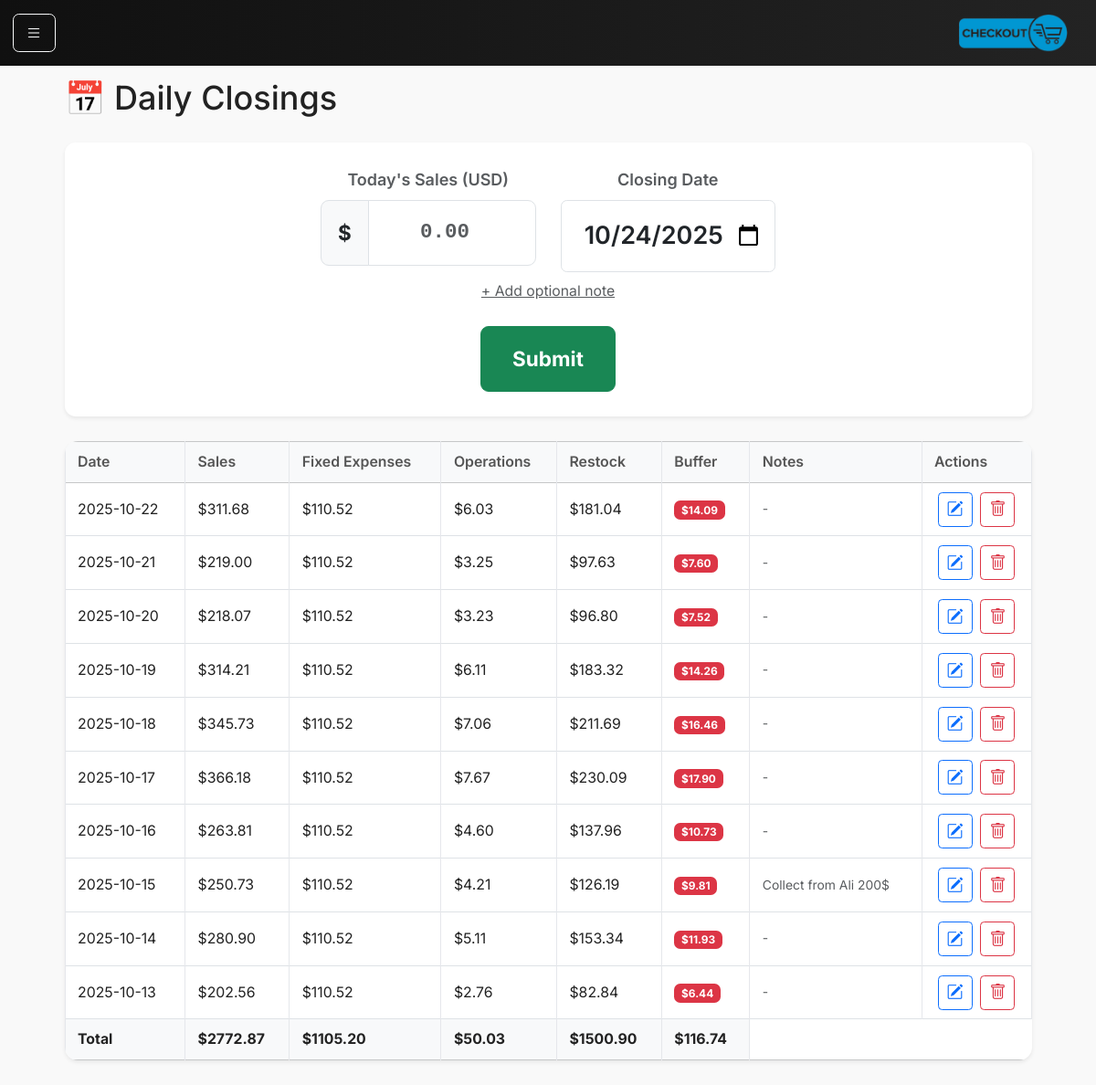
Page /closings on the earlier database version.
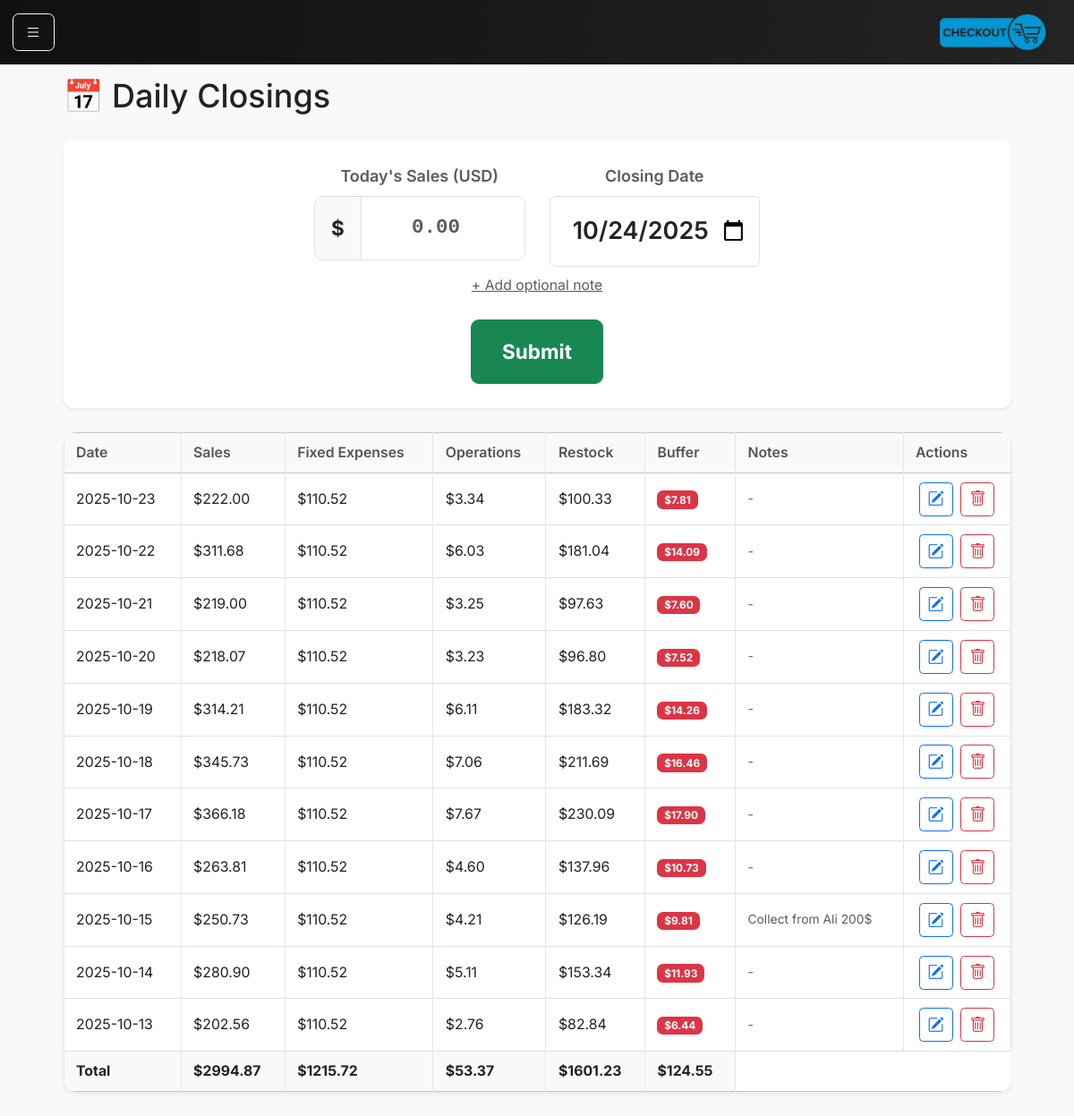
Same page on the later database version.
### models.py (models this page shows)
class DailyClosing(db.Model):
    __tablename__ = "daily_closings"
    id = db.Column(db.Integer, primary_key=True)
    date = db.Column(db.Date, nullable=False, unique=True)
    sales_cents = db.Column(db.Integer, nullable=False)
    fixed_allocation_cents = db.Column(db.Integer, default=0)
    ops_allocation_cents = db.Column(db.Integer, default=0)
    inventory_allocation_cents = db.Column(db.Integer, default=0)
    buffer_allocation_cents = db.Column(db.Integer, default=0)
    payment_mode = db.Column(db.String(20))
    notes = db.Column(db.String(255))
    created_at = db.Column(db.DateTime, default=datetime.utcnow)

### main.py (the view)
@app.route("/closings")
def closings():
    from main import DailyClosing
    all_closings = DailyClosing.query.order_by(DailyClosing.date.desc()).all()
    return render_template("closings.html", closings=all_closings, today=date.today())

### main.py (called while the page is built)
@app.context_processor
def inject_request():
    return dict(request=request)

### templates/closings.html (shortened to what this page needs)
{% extends "base.html" %}
{% block content %}
<div class="container-fluid">
  <div class="d-flex justify-content-between align-items-center mb-3">
    <h2>📅 Daily Closings</h2>
  </div>
  <div class="card shadow-sm mb-4 border-0">
    <div class="card-body py-4">
      <form method="POST" action="{{ url_for('daily_close') }}" class="text-center">
        <div class="row justify-content-center g-4">
          <div class="col-md-3 col-sm-6">
            <label for="sales" class="form-label text-muted fw-semibold fs-6">Today's Sales (USD)</label>
            <div class="input-group input-group-lg">
              <span class="input-group-text bg-light fw-bold">$</span>
              <input type="number" name="sales" id="sales"
                class="form-control text-center display-5 fw-bold py-3 sale-input" min="0" step="0.01"
                placeholder="0.00" required autofocus>
            </div>
          </div>
          <div class="col-md-3 col-sm-6">
            <label for="date" class="form-label text-muted fw-semibold fs-6">Closing Date</label>
            <input type="date" name="date" id="date" class="form-control text-center fs-4 fw-semibold py-3 date-input"
              value="{{ today.isoformat() }}" required>
          </div>
          <a class="small text-muted d-block mt-2" data-bs-toggle="collapse" href="#collapseNotes">
            + Add optional note
          </a>
          <div class="col-md-2 col-sm-6 d-flex align-items-end">
            <button type="submit" class="btn btn-success btn-lg w-100 py-3 fw-bold">
              Submit
            </button>
          </div>
        </div>
      </form>
    </div>
  </div>
  <table class="table table-bordered bg-white shadow-sm">
    <thead class="table-light">
      <tr>
        <th>Date</th>
        <th>Sales</th>
        <th>Fixed Expenses</th>
        <th>Operations</th>
        <th>Restock</th>
        <th>Buffer</th>
        <th>Notes</th>
        <th style="width: 120px;">Actions</th>
      </tr>
    </thead>
    <tbody>
      {% for c in closings %}
      <tr>
        <td>{{ c.date }}</td>
        <td>${{ "%.2f"|format(c.sales_cents / 100) }}</td>
        <td>${{ "%.2f"|format(c.fixed_allocation_cents / 100) }}</td>
        <td>${{ "%.2f"|format(c.ops_allocation_cents / 100) }}</td>
        <td>${{ "%.2f"|format(c.inventory_allocation_cents / 100) }}</td>
        <td>
          <span
            class="badge bg-{% if c.buffer_allocation_cents / c.sales_cents >= 0.4 %}success{% elif c.buffer_allocation_cents / c.sales_cents >= 0.2 %}warning{% else %}danger{% endif %}">
            ${{ "%.2f"|format(c.buffer_allocation_cents / 100) }}
          </span>
        </td>
        <td class="text-start small text-muted">{{ c.notes or "-" }}</td>
        <td class="text-center">
          <button class="btn btn-sm btn-outline-primary me-1" data-bs-toggle="modal" data-bs-target="#editClosingModal"
            data-id="{{ c.id }}" data-date="{{ c.date }}" data-sales="{{ c.sales_cents / 100 }}"
            data-notes="{{ c.notes or '' }}">
            <i class="bi bi-pencil-square"></i>
          </button>
          <button class="btn btn-sm btn-outline-danger" data-bs-toggle="modal" data-bs-target="#deleteClosingModal"
            data-id="{{ c.id }}" data-date="{{ c.date }}">
            <i class="bi bi-trash"></i>
          </button>
        </td>
      </tr>
      {% else %}
      <tr>
        <td colspan="6" class="text-center text-muted">No closings found</td>
      </tr>
      {% endfor %}
    </tbody>
    <tfoot class="table-light fw-bold">
      <tr>
        <td>Total</td>
        <td>
          ${{ '%.2f' % ((closings | sum(attribute='sales_cents', start=0)) / 100) }}
        </td>
        <td>
          ${{ '%.2f' % ((closings | sum(attribute='fixed_allocation_cents', start=0)) / 100) }}
        </td>
        <td>
          ${{ '%.2f' % ((closings | sum(attribute='ops_allocation_cents', start=0)) / 100) }}
        </td>
        <td>
          ${{ '%.2f' % ((closings | sum(attribute='inventory_allocation_cents', start=0)) / 100) }}
        </td>
        <td>
          ${{ '%.2f' % ((closings | sum(attribute='buffer_allocation_cents', start=0)) / 100) }}
        </td>
      </tr>
    </tfoot>
  </table>
</div>
{% endblock %}

### templates/base.html (shortened to what this page needs)
<!doctype html>
<html lang="en">
<head>
    <link href="https://cdn.jsdelivr.net/npm/bootstrap@5.3.3/dist/css/bootstrap.min.css" rel="stylesheet">
    <link href="{{ url_for('static', filename='main.css') }}" rel="stylesheet">
    <link rel="stylesheet" href="https://cdn.jsdelivr.net/npm/bootstrap-icons@1.11.3/font/bootstrap-icons.css">
    <link rel="stylesheet" href="https://cdn.jsdelivr.net/npm/ag-grid-community@34.3.0/styles/ag-grid.css">
    <link rel="stylesheet" href="https://cdn.jsdelivr.net/npm/ag-grid-community@34.3.0/styles/ag-theme-quartz.css">
    <link rel="stylesheet" href="https://cdn.datatables.net/1.13.8/css/dataTables.bootstrap5.min.css">
</head>
<body>
    <nav class="navbar navbar-dark bg-dark fixed-top">
        <div class="container-fluid">
            <button class="btn btn-outline-light me-2" type="button" data-bs-toggle="offcanvas"
                data-bs-target="#sidebar" aria-controls="sidebar">
                <i class="bi bi-list"></i>
            </button>
            <a class="navbar-brand" href="/"><img src="static/assets/logo.png"></a>
        </div>
    </nav>
    <main class="container px-4">
        {% block content %}{% endblock %}
    </main>
    <div class="position-fixed bottom-0 end-0 p-3" style="z-index: 11">
    </div>
</body>
</html>

### static/main.css (style rules this page uses)
html, body { font-family: 'Inter', sans-serif; background-color: #f6f8fb; color: #222; font-size: 18px; padding-top: 25px; background-color: #f9f9f9; }
.navbar { background: linear-gradient(90deg, #101010, #232323); }
.navbar img { max-width: 120px; }
.navbar-brand { font-weight: 700; letter-spacing: 0.5px; font-size: 1.4rem; }
main { padding-top: 2rem; padding-bottom: 2rem; }
.card { border-radius: 1rem; }
.table { border-radius: 0.8rem; overflow: hidden; }
.table th { color: #555; font-weight: 600; }
.table td { color: #222; }
.sale-input { font-family: 'Roboto Mono', monospace; font-size: 2.2rem; transition: box-shadow 0.2s ease; }
.date-input { font-size: 1.5rem; text-align: center; }
.btn-sm i { font-size: 1rem; vertical-align: middle; }
:root { --ccg-accent: #0d6efd; --ccg-muted: #6c757d; --ccg-card-bg: #ffffff; --ccg-card-br: #e9ecef; }
.table> :not(caption)>*>* { vertical-align: middle; }
.table { font-size: 0.88rem; color: #212529; }
.table> :not(caption)>*>* { vertical-align: middle; padding: 0.55rem 0.75rem; border-color: #e5e7eb; }
.card { border: 1px solid #e5e7eb; border-radius: 0.65rem; }
.card-body { padding: 0.9rem 1rem; }

Differences in the rows shown:
added DailyClosing: date "2025-10-23", c.sales_cents/100 "222.00", c.fixed_allocation_cents/100 "110.52", c.ops_allocation_cents/100 "3.34", c.inventory_allocation_cents/100 "100.33", c.buffer_allocation_cents/100 "7.81", notes "-"
Other differences:
{{ '%.2f' % ((closings | sum(attribute='sales_cents', start=0)) / 100) }}: "2772.87" → "2994.87"
text no longer shown: "1105.20 50.03 1500.90 116.74"
text now shown: "1215.72 53.37 1601.23 124.55"
